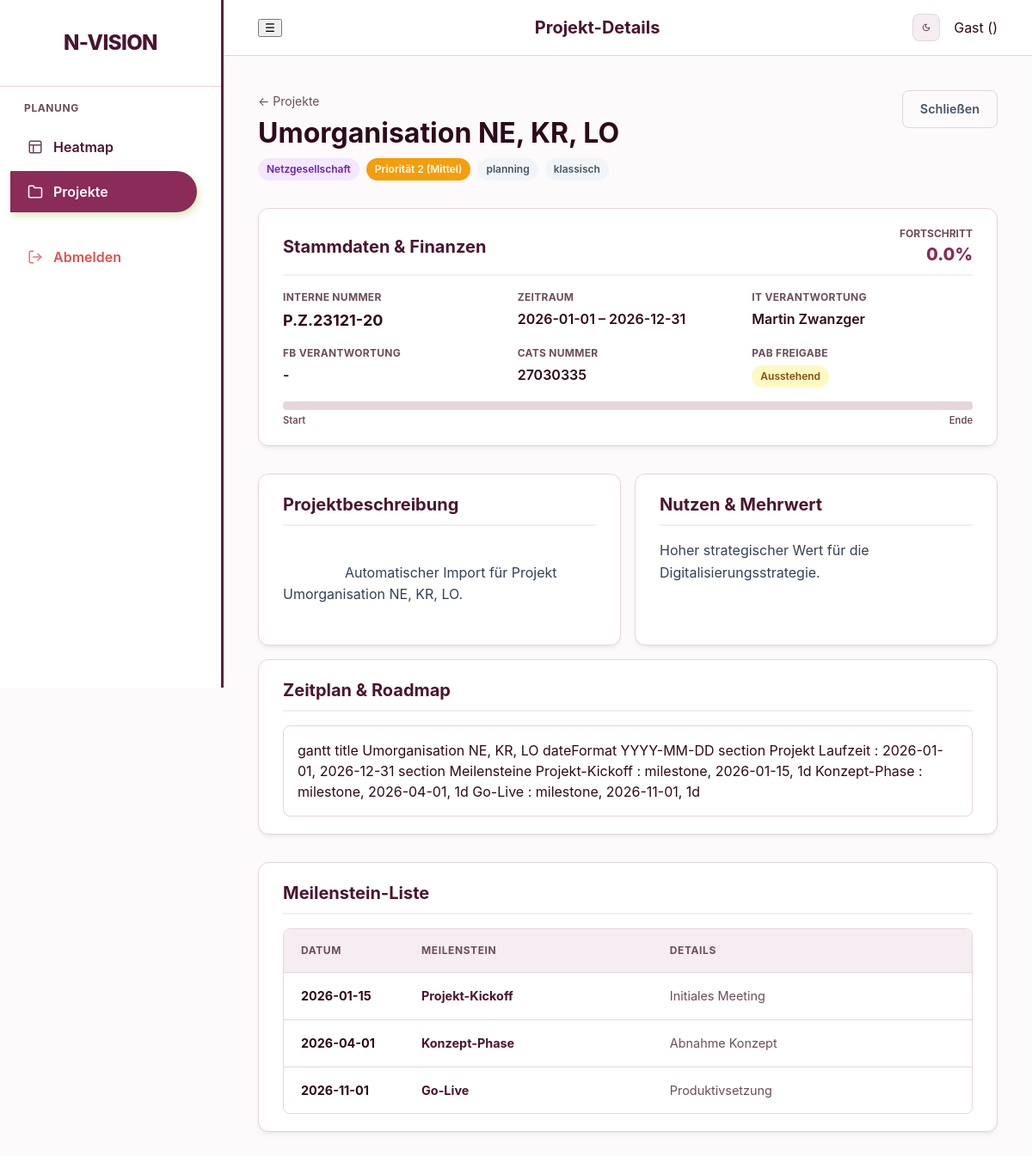
Before: /ui/projects/6 with the older database file.
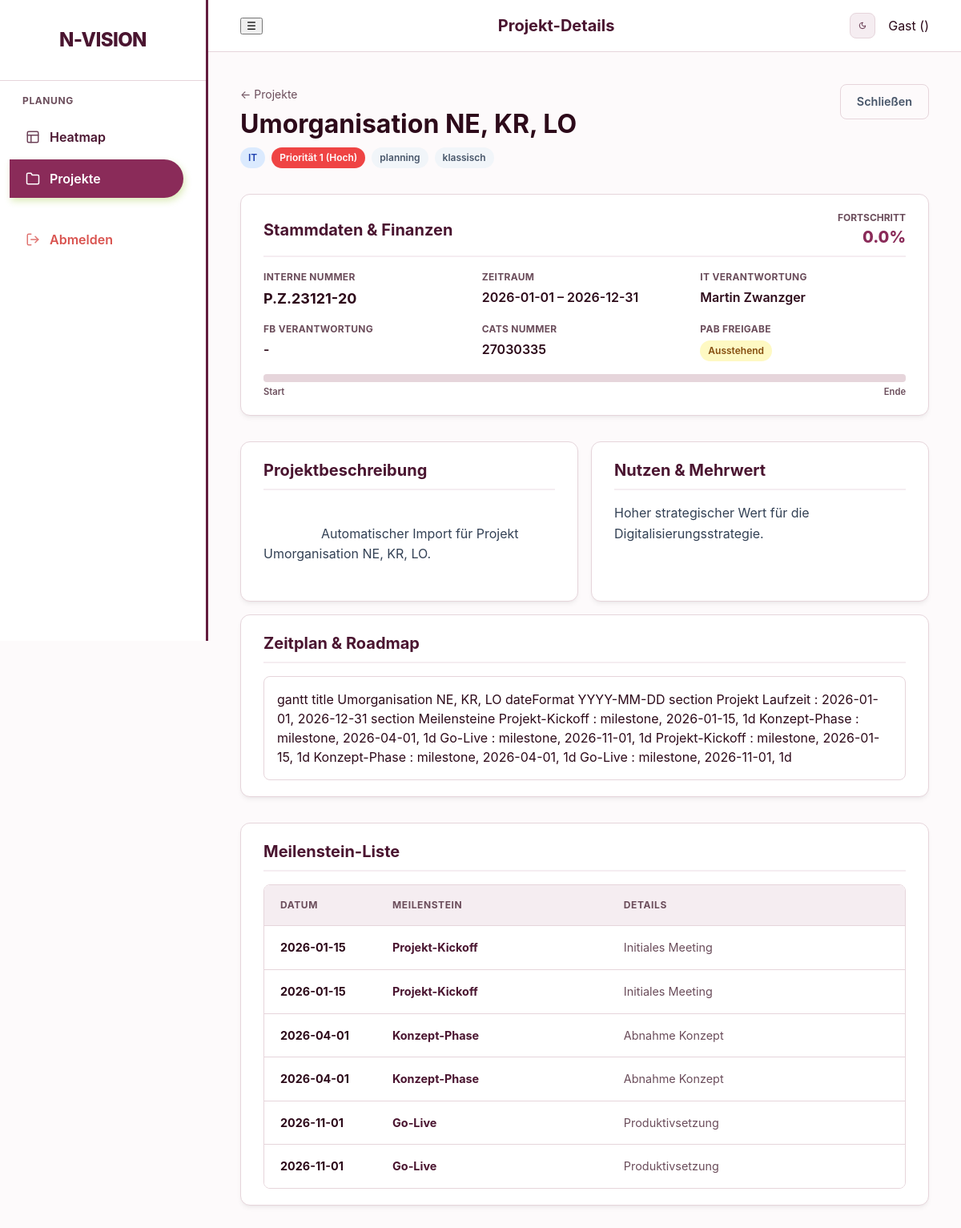
After: the same page with the newer database file.
### models.py (models this page shows)
class Project(Base):
    __tablename__ = "projects"
    id = Column(Integer, primary_key=True, index=True)
    name = Column(String, index=True)
    description = Column(String, nullable=True)
    methodology = Column(Enum(ProjectMethodology), default=ProjectMethodology.CLASSIC)
    business_value = Column(String, nullable=True)
    internal_number = Column(String, nullable=True)
    division = Column(String, nullable=True) # "IT", "Netzgesellschaft", "Vertrieb", "Kraftwerk"
    start_date = Column(Date)
    end_date = Column(Date)
    priority = Column(Integer, default=1) # 1 highest
    status = Column(Enum(ProjectStatus), default=ProjectStatus.PLANNING)
    manager_id = Column(Integer, ForeignKey("employees.id"), nullable=True)
    responsible_it = Column(String, nullable=True)
    responsible_fb = Column(String, nullable=True)
    pab_approval = Column(Integer, default=0) # 0 = No, 1 = Yes
    cats_number = Column(String, nullable=True)
    pt_intern_pab = Column(Float, default=0.0)
    pt_intern_planned = Column(Float, default=0.0)
    pt_extern_planned = Column(Float, default=0.0)
    staffings = relationship("Staffing", back_populates="project")
    bookings = relationship("Booking", back_populates="project")
    milestones = relationship("Milestone", back_populates="project", cascade="all, delete-orphan")

class Milestone(Base):
    __tablename__ = "milestones"
    id = Column(Integer, primary_key=True, index=True)
    project_id = Column(Integer, ForeignKey("projects.id"))
    name = Column(String)
    date = Column(Date)
    description = Column(String, nullable=True)
    project = relationship("Project", back_populates="milestones")

### main.py (the view)
@app.get("/ui/projects/{project_id}", response_class=HTMLResponse)
def ui_project_detail(request: Request, project_id: int, db: Session = Depends(get_db)):
    project = db.query(models.Project).filter(models.Project.id == project_id).first()
    if not project:
        raise HTTPException(status_code=404, detail="Project not found")
    progress = calculate_project_progress(project, db)
    return templates.TemplateResponse(
        request=request, name="project_detail.html", context={
            "project": project,
            "progress": progress,
            "active_page": "projects"
        }
    )

### templates/project_detail.html (shortened to what this page needs)
{% extends "base.html" %}
{% set title = "Projekt-Details" %}
{% block content %}
<div style="display: flex; justify-content: space-between; align-items: flex-start; margin-bottom: 2rem; gap: 1rem;">
    <div>
        <nav style="margin-bottom: 0.5rem;">
            <a href="/ui/projects" style="text-decoration: none; color: var(--text-muted); font-size: 0.875rem;">&larr; Projekte</a>
        </nav>
        <h1 style="margin: 0; line-height: 1.1;">{{ project.name }}</h1>
        <div style="margin-top: 0.75rem; display: flex; gap: 0.5rem; align-items: center;">
            <span class="badge {{ 'badge-it' if project.division == 'IT' else 'badge-netz' if project.division == 'Netzgesellschaft' else 'badge-vertrieb' if project.division == 'Vertrieb' else 'badge-kraftwerk' if project.division == 'Kraftwerk' else 'badge-default' }}">
                {{ project.division if project.division else 'Kein Bereich' }}
            </span>
            {% if project.priority == 1 %}
                <span class="badge" style="background-color: #ef4444; color: white;">Priorität 1 (Hoch)</span>
            {% elif project.priority == 2 %}
                <span class="badge" style="background-color: #f59e0b; color: white;">Priorität 2 (Mittel)</span>
            {% elif project.priority == 3 %}
                <span class="badge" style="background-color: #3b82f6; color: white;">Priorität 3 (Niedrig)</span>
            {% elif project.priority == 4 %}
                <span class="badge" style="background-color: #10b981; color: white;">Priorität 4 (Sehr Niedrig)</span>
            {% else %}
                <span class="badge badge-default">Priorität {{ project.priority }}</span>
            {% endif %}
            <span class="badge badge-default">{{ project.status.value }}</span>
            <span class="badge badge-default">{{ project.methodology.value }}</span>
        </div>
    </div>
    <div class="action-buttons" style="display: flex; gap: 0.75rem;">
        <a href="/ui/projects" class="btn btn-outline">Schließen</a>
    </div>
</div>
<div style="display: flex; flex-direction: column; gap: 1rem;">
    <div class="card">
        <div class="section-header">
            <h2>Stammdaten & Finanzen</h2>
            <div style="text-align: right;">
                <div style="font-size: 0.75rem; font-weight: 700; color: var(--text-muted); text-transform: uppercase;">Fortschritt</div>
                <div style="font-size: 1.25rem; font-weight: 800; color: var(--primary-color);">{{ progress }}%</div>
            </div>
        </div>
        <div class="detail-grid">
            <div class="detail-item">
                <div class="detail-label">Interne Nummer</div>
                <div class="detail-value-large">{{ project.internal_number if project.internal_number else '-' }}</div>
            </div>
            <div class="detail-item">
                <div class="detail-label">Zeitraum</div>
                <div class="detail-value">{{ project.start_date }} &ndash; {{ project.end_date }}</div>
            </div>
            <div class="detail-item">
                <div class="detail-label">IT Verantwortung</div>
                <div class="detail-value">{{ project.responsible_it if project.responsible_it else '-' }}</div>
            </div>
            <div class="detail-item">
                <div class="detail-label">FB Verantwortung</div>
                <div class="detail-value">{{ project.responsible_fb if project.responsible_fb else '-' }}</div>
            </div>
            <div class="detail-item">
                <div class="detail-label">CATS Nummer</div>
                <div class="detail-value">{{ project.cats_number if project.cats_number else '-' }}</div>
            </div>
            <div class="detail-item">
                <div class="detail-label">PAB Freigabe</div>
                <div class="detail-value">
                    {% if project.pab_approval %}
                    <span class="badge badge-success">Erteilt</span>
                    {% else %}
                    <span class="badge badge-warning">Ausstehend</span>
                    {% endif %}
                </div>
            </div>
        </div>
        <div style="margin-top: 1rem;">
            <div class="progress-bar-container" style="height: 10px;">
            </div>
            <div style="display: flex; justify-content: space-between; margin-top: 0.25rem;">
                <span style="font-size: 0.7rem; color: var(--text-muted); font-weight: 600;">Start</span>
                <span style="font-size: 0.7rem; color: var(--text-muted); font-weight: 600;">Ende</span>
            </div>
        </div>
    </div>
    <div style="display: grid; grid-template-columns: 1fr 1fr; gap: 1rem;">
        <div class="card" style="margin-bottom: 0; display: flex; flex-direction: column;">
            <div class="section-header">
                <h2>Projektbeschreibung</h2>
            </div>
            <div style="color: #334155; line-height: 1.6; white-space: pre-wrap; flex: 1;">
                {{ project.description if project.description else 'Keine Beschreibung hinterlegt.' }}
            </div>
        </div>
        <div class="card" style="margin-bottom: 0; display: flex; flex-direction: column;">
            <div class="section-header">
                <h2>Nutzen & Mehrwert</h2>
            </div>
            <div style="color: #334155; line-height: 1.6; flex: 1;">
                {{ project.business_value if project.business_value else 'Keine Information zum Unternehmenswert hinterlegt.' }}
            </div>
        </div>
    </div>
    <div class="card">
        <div class="section-header">
            <h2>Zeitplan & Roadmap</h2>
        </div>
        <div class="mermaid" style="background: white; border-radius: var(--radius-md); padding: 1rem; border: 1px solid var(--border-color);">
gantt
    title {{ project.name }}
    dateFormat  YYYY-MM-DD
    section Projekt
    Laufzeit : {{ project.start_date }}, {{ project.end_date }}
    section Meilensteine
    {% for m in project.milestones %}
    {{ m.name }} : milestone, {{ m.date }}, 1d
    {% endfor %}
        </div>
    </div>
    <div class="card">
        <div class="section-header">
            <h2>Meilenstein-Liste</h2>
        </div>
        <div class="modern-table-wrapper">
            <table class="modern-table">
                <thead>
                    <tr>
                        <th style="width: 140px;">Datum</th>
                        <th>Meilenstein</th>
                        <th>Details</th>
                        <th style="width: 50px;"></th>
                    </tr>
                </thead>
                <tbody>
                    {% for m in project.milestones | sort(attribute='date') %}
                    <tr>
                        <td style="font-weight: 700;">{{ m.date }}</td>
                        <td><div style="font-weight: 700; color: var(--primary-dark);">{{ m.name }}</div></td>
                        <td style="color: var(--text-muted);">{{ m.description if m.description else '-' }}</td>
                        <td style="text-align: right;">
                        </td>
                    </tr>
                    {% endfor %}
                </tbody>
            </table>
        </div>
    </div>
</div>
{% endblock %}

### templates/base.html (shortened to what this page needs)
<!DOCTYPE html>
<html lang="de">
<head>
    <link rel="stylesheet" href="/static/styles.css">
</head>
<body>
<div class="app-layout">
    <aside class="sidebar">
        <div class="sidebar-header">
            <div class="brand-title">N-VISION</div>
        </div>
        <nav class="sidebar-nav">
            <div class="nav-group">
                <span class="nav-label">Planung</span>
                <a href="/" class="{% if active_page == 'heatmap' %}active{% endif %}">
                    <svg xmlns="http://www.w3.org/2000/svg" width="18" height="18" viewBox="0 0 24 24" fill="none" stroke="currentColor" stroke-width="2" stroke-linecap="round" stroke-linejoin="round" class="nav-icon"><rect width="18" height="18" x="3" y="3" rx="2"/><path d="M3 9h18"/><path d="M9 21V9"/></svg>
                    Heatmap
                </a>
                <a href="/ui/projects" class="{% if active_page == 'projects' %}active{% endif %}">
                    <svg xmlns="http://www.w3.org/2000/svg" width="18" height="18" viewBox="0 0 24 24" fill="none" stroke="currentColor" stroke-width="2" stroke-linecap="round" stroke-linejoin="round" class="nav-icon"><path d="M22 19a2 2 0 0 1-2 2H4a2 2 0 0 1-2-2V5a2 2 0 0 1 2-2h5l2 3h9a2 2 0 0 1 2 2z"/></svg>
                    Projekte
                </a>
            </div>
            <div class="nav-group" style="margin-top: auto;">
                <a href="/logout" style="color: var(--danger);">
                    Abmelden
                </a>
            </div>
        </nav>
    </aside>
    <div class="main-wrapper">
        <header class="top-bar">
            <button class="menu-toggle" id="menuToggle">☰</button>
            <h1 class="page-title">{{ title if title else "N-VISION" }}</h1>
            <div class="user-info" style="display: flex; align-items: center; gap: 1rem;">
                <button id="themeToggle" class="btn btn-icon-only" title="Farbmodus umschalten" style="background: var(--primary-light); color: var(--primary-dark); border: 1px solid var(--border-color); cursor: pointer; padding: 5px 10px; border-radius: var(--radius-md);">
                    <svg id="moonIcon" xmlns="http://www.w3.org/2000/svg" width="18" height="18" viewBox="0 0 24 24" fill="none" stroke="currentColor" stroke-width="2" stroke-linecap="round" stroke-linejoin="round"><path d="M12 3a6 6 0 0 0 9 9 9 9 0 1 1-9-9Z"/></svg>
                </button>
                <span>{{ request.state.user.username if request.state.user else "Gast" }} ({{ request.state.user.role.value if request.state.user else "" }})</span>
            </div>
        </header>
        <main class="content-area">
            {% block content %}{% endblock %}
        </main>
    </div>
</div>
</body>
</html>

Changed rows visible on the page:
changed Project "Umorganisation NE, KR, LO": division "Netzgesellschaft" → "IT"; priority 2 → 1 (drawn)
now on this page (row edited): Milestone: name "Projekt-Kickoff", date "2026-01-15", description "Initiales Meeting"
now on this page (row edited): Milestone: name "Konzept-Phase", date "2026-04-01", description "Abnahme Konzept"
now on this page (row edited): Milestone: name "Go-Live", date "2026-11-01", description "Produktivsetzung"
Other visible differences:
text no longer shown: "Priorität 2 (Mittel)"
text now shown: "Priorität 1 (Hoch)"
